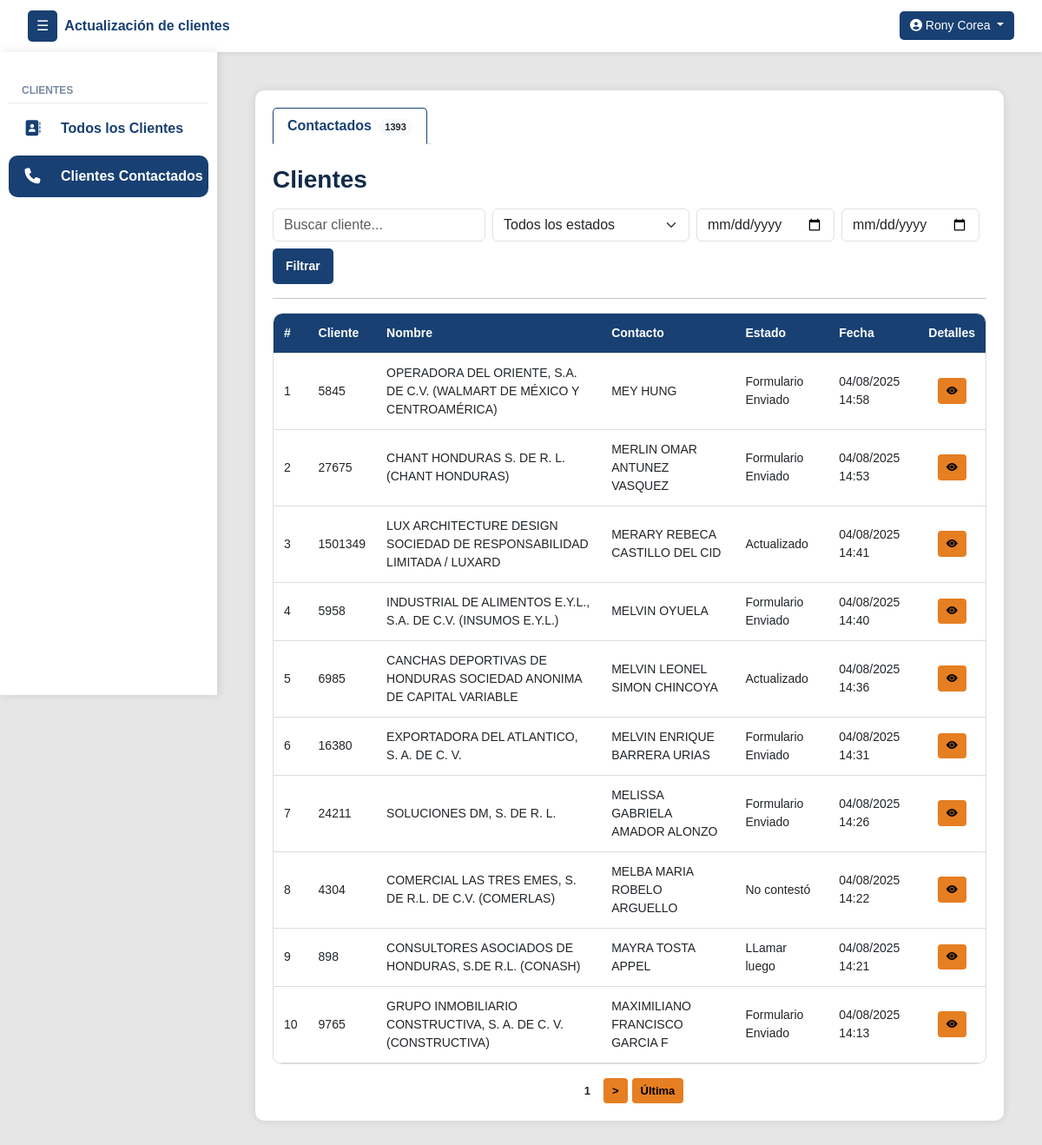
Before: /clientes/contactados/ (signed in) with the older database file.
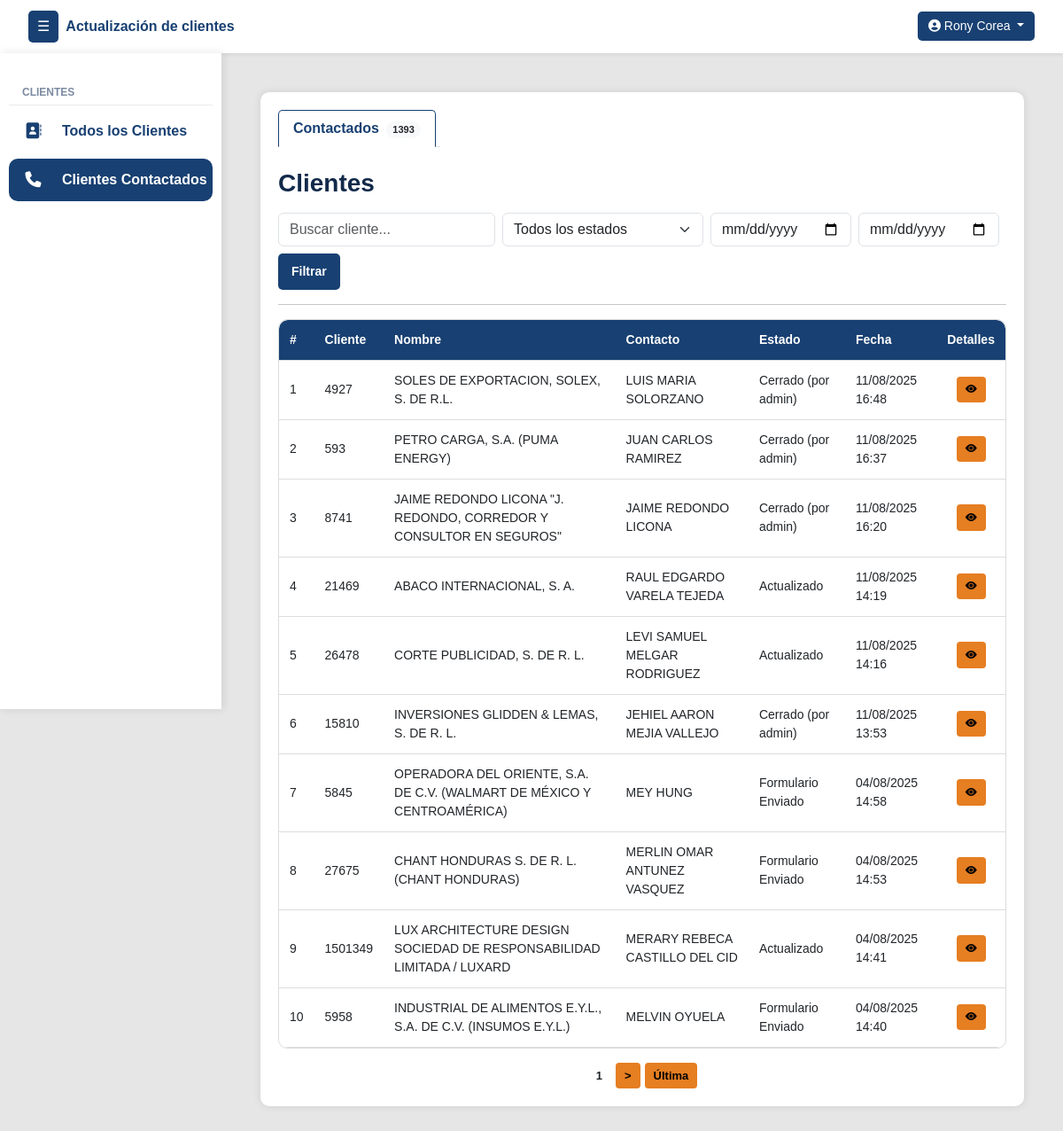
After: the same page with the newer database file.
### clientes/models.py (models this page shows, shortened)
class Cliente(models.Model):
    numero_cliente = models.CharField(max_length=50, unique=True)
    nombre_cliente = models.CharField(max_length=255)
    contacto_cliente = models.CharField(max_length=255)
    contacto_cargo = models.CharField(max_length=100, null=True, blank=True)
    telefono_cliente = models.CharField(max_length=50, null=True, blank=True)
    telefono_dos = models.CharField(max_length=50, null=True, blank=True)
    direccion = models.CharField(max_length=255, null=True, blank=True)
    correo = models.CharField(max_length=254, null=True, blank=True)
    estado_actual = models.ForeignKey(EstadoReporte, on_delete=models.SET_NULL, null=True, blank=True, default=1)
    asignado_inicial = models.ForeignKey(User, on_delete=models.SET_NULL, null=True, blank=True, related_name='clientes_asignados_inicialmente')
    asignado_usuario = models.ForeignKey(User, on_delete=models.SET_NULL, null=True, blank=True, related_name='clientes_asignados')
    veces_contactado = models.PositiveIntegerField(default=0)
    sin_contestar = models.PositiveIntegerField(default=0)
    formulario_sin_contestar = models.PositiveIntegerField(default=0)
    ultima_llamada_no_contesto = models.DateTimeField(null=True, blank=True)
    ultimo_envio_formulario = models.DateTimeField(null=True, blank=True)

class EstadoReporte(models.Model):
    nombre = models.CharField(max_length=100, unique=True)
    creado_por = models.ForeignKey(User, on_delete=models.SET_NULL, null=True, blank=True)
    creado_en = models.DateTimeField(auto_now_add=True)
    estado = models.CharField(max_length=50, choices=[('activo', 'Activo'), ('inactivo', 'Inactivo')])
    intentos = models.PositiveIntegerField(default=0)
    genera_movimiento = models.BooleanField(default=True)

class HistorialEstadoSinMovimiento(models.Model):
    cliente = models.ForeignKey(Cliente, on_delete=models.CASCADE, related_name='historial_sin_movimiento')
    estado = models.ForeignKey(EstadoReporte, on_delete=models.SET_NULL, null=True)
    actualizado_por = models.ForeignKey(User, on_delete=models.SET_NULL, null=True)
    actualizado_por_admin = models.ForeignKey(User, on_delete=models.SET_NULL, null=True, blank=True, related_name='historial_admin')
    nota = models.CharField(max_length=500, blank=True)
    fecha_hora = models.DateTimeField(auto_now_add=True)
    genera_movimiento = models.BooleanField(default=False)

class MovimientoEstado(models.Model):
    cliente = models.ForeignKey(Cliente, on_delete=models.CASCADE, related_name='movimientos')
    estado = models.ForeignKey(EstadoReporte, on_delete=models.SET_NULL, null=True)
    actualizado_por = models.ForeignKey(User, on_delete=models.SET_NULL, null=True)
    actualizado_por_admin = models.ForeignKey(User, on_delete=models.SET_NULL, null=True, blank=True, related_name='movimientos_admin')
    fecha_hora = models.DateTimeField(auto_now_add=True)

### clientes/views.py (the view)
# urls.py: path('clientes/contactados/', vistasClientes.clientes_reportados, name='clientes_reportados'),
@login_required
def clientes_reportados(request):
    user = request.user
    grupos = user.groups.values_list('name', flat=True)
    search_query = request.GET.get('q', '').strip()
    estado_query = request.GET.get('estado', '').strip().lower()
    fecha_inicio = parse_date(request.GET.get('fecha_inicio', ''))
    fecha_fin = parse_date(request.GET.get('fecha_fin', ''))
    subquery_ultima_fecha_mov = MovimientoEstado.objects.filter(cliente=OuterRef('pk')).order_by('-fecha_hora').values('fecha_hora')[:1]
    subquery_ultima_fecha_hist = HistorialEstadoSinMovimiento.objects.filter(cliente=OuterRef('pk')).order_by('-fecha_hora').values('fecha_hora')[:1]
    clientes_reportados_query = Cliente.objects.prefetch_related(
        'movimientos__notas', 'historial_sin_movimiento', 'asignado_usuario', 'asignado_inicial', 'estado_actual'
    ).annotate(
        ultima_fecha_mov=Subquery(subquery_ultima_fecha_mov, output_field=DateTimeField()),
        ultima_fecha_hist=Subquery(subquery_ultima_fecha_hist, output_field=DateTimeField()),
        ultima_fecha=Greatest(
            Coalesce(Subquery(subquery_ultima_fecha_mov, output_field=DateTimeField()), Value(datetime(1900, 1, 1))),
            Coalesce(Subquery(subquery_ultima_fecha_hist, output_field=DateTimeField()), Value(datetime(1900, 1, 1)))
        )
    )
    if "super_admin" in grupos or "admin_group" in grupos:
        clientes_filtrados = clientes_reportados_query.filter(
            Q(Exists(MovimientoEstado.objects.filter(cliente=OuterRef('pk')))) |
            Q(Exists(HistorialEstadoSinMovimiento.objects.filter(cliente=OuterRef('pk'))))
        )
    elif "estandar_group" in grupos or "colector_group" in grupos:
        clientes_filtrados = clientes_reportados_query.filter(
            Q(Exists(MovimientoEstado.objects.filter(cliente=OuterRef('pk'), actualizado_por=user))) |
            Q(Exists(HistorialEstadoSinMovimiento.objects.filter(cliente=OuterRef('pk'), actualizado_por=user)))
        )
    else:
        messages.error(request, "Acceso no permitido.")
        return redirect("inicio")
    if search_query:
        clientes_filtrados = clientes_filtrados.filter(
            Q(nombre_cliente__icontains=search_query) |
            Q(numero_cliente__icontains=search_query) |
            Q(contacto_cliente__icontains=search_query)
        )
    if estado_query:
        clientes_filtrados = clientes_filtrados.filter(estado_actual__nombre__iexact=estado_query)
    if fecha_inicio and fecha_fin:
        clientes_filtrados = clientes_filtrados.filter(
            ultima_fecha__date__range=(fecha_inicio, fecha_fin)
        )
    clientes_filtrados = clientes_filtrados.order_by('-ultima_fecha')
    clientes_paginados = paginar_queryset(request, clientes_filtrados, 'reportados')
    for cliente in clientes_paginados:
        movimientos_normales = [{"obj": m, "tipo": "con_movimiento"} for m in cliente.movimientos.all()]
        movimientos_historial = [{"obj": h, "tipo": "sin_movimiento"} for h in cliente.historial_sin_movimiento.all() if not h.genera_movimiento]
        todos_movimientos = sorted(movimientos_normales + movimientos_historial, key=lambda x: x["obj"].fecha_hora, reverse=True)
        movimientos_sin_admin = [m for m in todos_movimientos if getattr(m["obj"], "actualizado_por_admin", None) is None]
        cliente.todos_los_movimientos = todos_movimientos
        cliente.movimientos_sin_admin = movimientos_sin_admin
        if movimientos_sin_admin:
            cliente.ultimo_estado_real = movimientos_sin_admin[0]["obj"].estado
            cliente.reportado_por = movimientos_sin_admin[0]["obj"].actualizado_por
        else:
            cliente.ultimo_estado_real = cliente.estado_actual  # Fallback
            cliente.reportado_por = None
    estados_disponibles = EstadoReporte.objects.filter(
        id__in=Cliente.objects.values_list('estado_actual', flat=True).distinct()
    ).exclude(nombre__iexact="pendiente")
    return render(request, 'clientes/clientes_reportados.html', {
        "clientes": clientes_paginados,
        "view_type": "reportados",
        "search_query": search_query,
        "estado_query": estado_query,
        "fecha_inicio": fecha_inicio,
        "fecha_fin": fecha_fin,
        "estados_disponibles": estados_disponibles,
        "count_reportados": clientes_filtrados.count(),
    })

### UpdateTracker/templatetags/group_filters.py (called while the page is built)
@register.filter(name='has_group')
def has_group(user, group_name):
    return user.groups.filter(name=group_name).exists()

### clientes/views.py (called while the page is built)
def paginar_queryset(request, queryset, param, por_pagina=10):
    paginator = Paginator(queryset, por_pagina)
    pagina = request.GET.get(param)
    return paginator.get_page(pagina)

### templates/clientes/clientes_reportados.html (shortened to what the changed rows need)
{% extends 'layout/layout.html' %}
{% load group_filters %}
{% block content %}
<div class="container">
    <div class="tab-content mt-4" id="clienteTabsContent">
        {% if view_type == 'reportados' %}
        <div class="tab-pane fade show active" id="reportados" role="tabpanel" aria-labelledby="reportados-tab">
            <div class="table-responsive">
                <table class="styled-table" id="tablaReportados">
                    <thead>
                        <tr>
                            <th>#</th>
                            <th>Cliente</th>
                            <th>Nombre</th>
                            <th>Contacto</th>
                            <th>Estado</th>
                            <th>Fecha</th>
                            <th>Detalles</th>
                        </tr>
                    </thead>
                    <tbody>
                        {% for cliente in clientes %}
                        <tr>
                            <td>{{ forloop.counter }}</td>
                            <td>{{ cliente.numero_cliente }}</td>
                            <td>{{ cliente.nombre_cliente }}</td>
                            <td>{{ cliente.contacto_cliente }}</td>
                            <td>{{ cliente.estado_actual.nombre }}</td>
                            <td>
                                {% if cliente.todos_los_movimientos %}
                                    {{ cliente.todos_los_movimientos.0.obj.fecha_hora|date:"d/m/Y H:i" }}
                                {% else %}
                                    -
                                {% endif %}
                            </td>
                            <td class="text-center">
                                <button class="btn btn-sm btn-reportar"
                                        data-bs-toggle="modal"
                                        data-bs-target="#modalDetalle{{ cliente.id }}">
                                    <i class="bi bi-eye-fill"></i>
                                </button>
                            </td>
                        </tr>
                        {% empty %}
                        <tr>
                            <td colspan="8" class="text-center">No hay clientes reportados.</td>
                        </tr>
                        {% endfor %}
                    </tbody>
                </table>
            </div>
        </div>
        {% endif %}
    </div>
</div>
{% endblock %}

Changed rows visible on the page:
no longer on this page (row unchanged): Cliente: numero_cliente "6985", nombre_cliente "CANCHAS DEPORTIVAS DE HONDURAS SOCIEDAD ANONIMA DE CAPITAL VARIABLE", contacto_cliente "MELVIN LEONEL SIMON CHINCOYA", estado_actual.nombre "Actualizado", todos_los_movimientos.0.obj.fecha_hora "04/08/2025 14:36"
no longer on this page (row unchanged): Cliente: numero_cliente "16380", nombre_cliente "EXPORTADORA DEL ATLANTICO, S. A. DE C. V.", contacto_cliente "MELVIN ENRIQUE BARRERA URIAS", estado_actual.nombre "Formulario Enviado", todos_los_movimientos.0.obj.fecha_hora "04/08/2025 14:31"
no longer on this page (row unchanged): Cliente: numero_cliente "24211", nombre_cliente "SOLUCIONES DM, S. DE R. L.", contacto_cliente "MELISSA GABRIELA AMADOR ALONZO", estado_actual.nombre "Formulario Enviado", todos_los_movimientos.0.obj.fecha_hora "04/08/2025 14:26"
no longer on this page (row unchanged): Cliente: numero_cliente "4304", nombre_cliente "COMERCIAL LAS TRES EMES, S. DE R.L. DE C.V. (COMERLAS)", contacto_cliente "MELBA MARIA ROBELO ARGUELLO", estado_actual.nombre "No contestó", todos_los_movimientos.0.obj.fecha_hora "04/08/2025 14:22"
no longer on this page (row unchanged): Cliente: numero_cliente "898", nombre_cliente "CONSULTORES ASOCIADOS DE HONDURAS, S.DE R.L. (CONASH)", contacto_cliente "MAYRA TOSTA APPEL", estado_actual.nombre "LLamar luego", todos_los_movimientos.0.obj.fecha_hora "04/08/2025 14:21"
no longer on this page (row unchanged): Cliente: numero_cliente "9765", nombre_cliente "GRUPO INMOBILIARIO CONSTRUCTIVA, S. A. DE C. V. (CONSTRUCTIVA)", contacto_cliente "MAXIMILIANO FRANCISCO GARCIA F", estado_actual.nombre "Formulario Enviado", todos_los_movimientos.0.obj.fecha_hora "04/08/2025 14:13"
now on this page (row edited): Cliente: numero_cliente "4927", nombre_cliente "SOLES DE EXPORTACION, SOLEX, S. DE R.L.", contacto_cliente "LUIS MARIA SOLORZANO", estado_actual.nombre "Cerrado (por admin)", todos_los_movimientos.0.obj.fecha_hora "11/08/2025 16:48"
now on this page (row edited): Cliente: numero_cliente "593", nombre_cliente "PETRO CARGA, S.A. (PUMA ENERGY)", contacto_cliente "JUAN CARLOS RAMIREZ", estado_actual.nombre "Cerrado (por admin)", todos_los_movimientos.0.obj.fecha_hora "11/08/2025 16:37"
now on this page (row edited): Cliente: numero_cliente "8741", nombre_cliente "JAIME REDONDO LICONA \"J. REDONDO, CORREDOR Y CONSULTOR EN SEGUROS\"", contacto_cliente "JAIME REDONDO LICONA", estado_actual.nombre "Cerrado (por admin)", todos_los_movimientos.0.obj.fecha_hora "11/08/2025 16:20"
now on this page (row edited): Cliente: numero_cliente "21469", nombre_cliente "ABACO INTERNACIONAL, S. A.", contacto_cliente "RAUL EDGARDO VARELA TEJEDA", estado_actual.nombre "Actualizado", todos_los_movimientos.0.obj.fecha_hora "11/08/2025 14:19"
now on this page (row edited): Cliente: numero_cliente "26478", nombre_cliente "CORTE PUBLICIDAD, S. DE R. L.", contacto_cliente "LEVI SAMUEL MELGAR RODRIGUEZ", estado_actual.nombre "Actualizado", todos_los_movimientos.0.obj.fecha_hora "11/08/2025 14:16"
now on this page (row edited): Cliente: numero_cliente "15810", nombre_cliente "INVERSIONES GLIDDEN & LEMAS, S. DE R. L.", contacto_cliente "JEHIEL AARON MEJIA VALLEJO", estado_actual.nombre "Cerrado (por admin)", todos_los_movimientos.0.obj.fecha_hora "11/08/2025 13:53"
